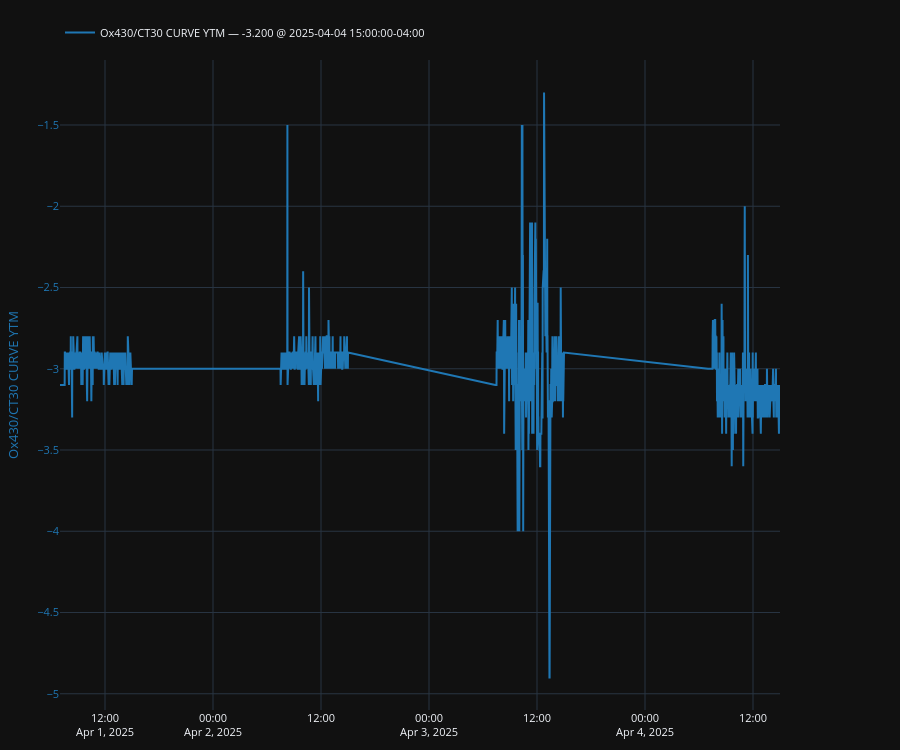

The notebook cell this image was saved under:
### Code cell
# plot, fig, ax, ax2, legend = make_secondary_axis_plot(ylabel_left="RATE", ylabel_right="RATE", title=None, engine="plotly")
# plot(
#     df["o10/CT10 CURVE YTM"],
#     which="left",
#     indicators=[
        # {"kind": "last", "show_date": True, "style": {"linestyle": "--", "linewidth": 1.2, "color": "tab:purple"}},
        # {"kind": "sma", "window": 20, "style": {"linestyle": "--", "color": "red"}},
        # {"kind": "simple_avg", "label": "Long-run mean", "style": {"linestyle": "--", "color": "red"}},
        # {"kind": "cum_change", "from_at": "2025-09-24", "label": "Chg from Logan TCGR Speech"},
        # {"kind": "hurst", "hide": True},
        # {"kind": "vol", "returns": "normal", "window": 20, "hide": True},
        # {"kind": "half_life", "method": "ou", "demean": True, "style": {"linestyle": ":"}, "hide": True},
    # ],
    # ou={"enable": True, "steps": 90, "add_metrics_to_legend": True}
# )
# legend(show_date=True)
# plt.show()

plot, fig, _, _, legend = make_secondary_axis_plot(engine="plotly")
plot(usts_df["Ox430/CT30 CURVE YTM"], which="left")
# plot(df["USD-SOFR-1D CT10 OUTRIGHT RATE"], which="left")
# plot(df["USD-SOFR-1D CT5/CT30 CURVE RATE"], which="left")
# plot(df["CT10 OUTRIGHT YTM"], which="right")
legend(valfmt="{:.3f}", show_date=True)

### Figure 1 — Plotly figure (JSON) as saved in the notebook; plotly's stock layout.template omitted (floating-point values rounded to 4 significant figures; data arrays with more than 128 entries replaced by an {"elided": "..."} marker saying what was removed)
{"data": [{"line": {"color": "#1f77b4"}, "mode": "lines", "name": "Ox430/CT30 CURVE YTM — -3.200 @ 2025-04-04 15:00:00-04:00", "showlegend": true, "type": "scatter", "x": {"elided": "1924 str values"}, "y": {"elided": "1924 float values"}, "yaxis": "y"}], "layout": {"font": {"size": 11}, "height": 750, "legend": {"orientation": "h", "x": 0, "xanchor": "left", "y": 1.02, "yanchor": "bottom"}, "margin": {"b": 40, "l": 60, "r": 120, "t": 60}, "newshape": {"line": {"color": "red"}}, "title": {}, "xaxis": {"showgrid": true, "showspikes": true, "spikecolor": "white", "spikemode": "across", "spikesnap": "cursor"}, "yaxis": {"showgrid": true, "showspikes": true, "spikecolor": "white", "spikesnap": "cursor", "spikethickness": 0.5, "tickfont": {"color": "#1f77b4"}, "title": {"font": {"color": "#1f77b4"}, "text": "Ox430/CT30 CURVE YTM"}}}}
